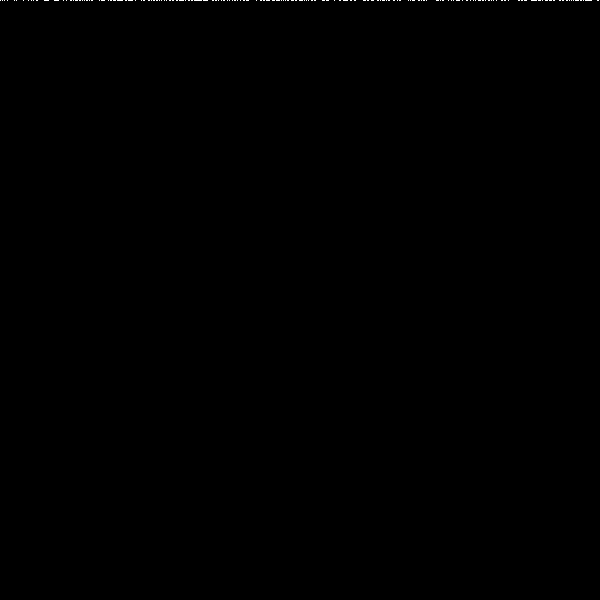
Frame 1 (no input)
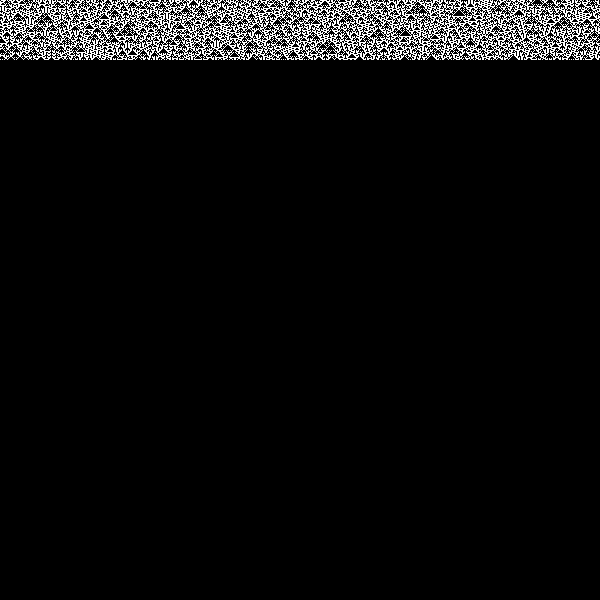
Frame 60 (the mouse pressed at the canvas centre just before this capture)
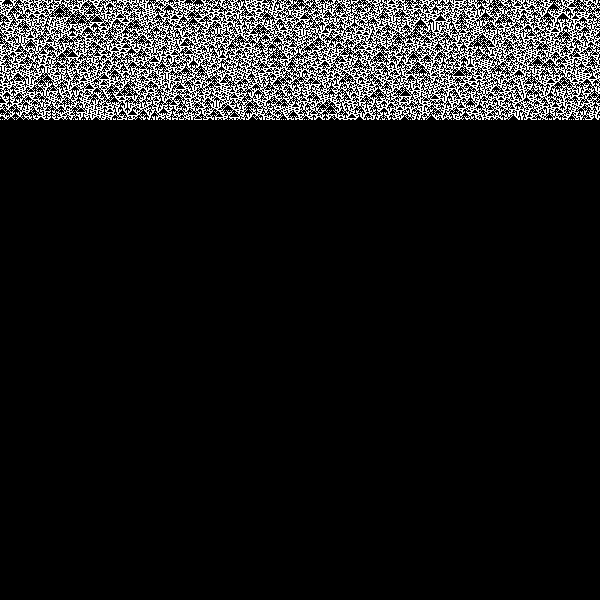
Frame 120 (the mouse held since frame 60 and released just before this capture)

The Processing sketch that drew these frames (run headless with seeded random() and noise(); from frame 60 on, the mouse is pressed at the canvas centre):

// Processing sketch: rule_90
// ── rule_90.pde
//import processing.pdf.*;
int[][] grid;

void setup() {
  size(600, 600);
  colorMode(RGB, 1);
  //beginRecord(PDF, "rule90.pdf");
  grid = new int[height][width];
  //grid[0][int(width/2)] = 1;
  for(int i = 0; i < grid[0].length; i++) {
    grid[0][i] = round(random(1));
  }
}

boolean xor(int a, int b) {
  return a + b == 1;
}

void draw() {
  
  loadPixels();
  for(int i = 0; i < width; i++) {
    for(int j = 0; j < height; j++) {
      int index = i + j * width;
      pixels[index] = color(grid[j][i]);
    }
  }
  updatePixels();
  
  for(int j = height - 1; j > 0; j--) {
    grid[j] = grid[j - 1].clone();
  }
  
  int[] next = grid[0].clone();
  
  next[0] = int(xor(grid[0][1], grid[0][grid.length - 1]));
  
  for(int i = 1; i < width - 1; i++) {
    next[i] = int(xor(grid[0][i-1], grid[0][i+1]));
  }
  
  next[grid.length - 1] = int(xor(grid[0][grid.length - 2], grid[0][0]));
  
  grid[0] = next;
  
  if(frameCount == height) {
    //image(get(), 0, 0);
    //endRecord();
    noLoop();
  }
}
